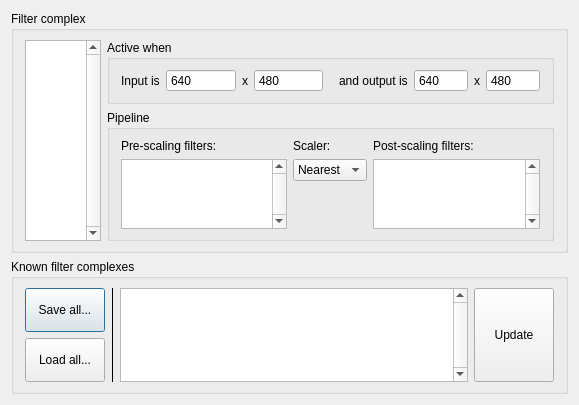
<?xml version="1.0" encoding="UTF-8"?>
<ui version="4.0">
 <class>FilterDialog</class>
 <widget class="QDialog" name="FilterDialog">
  <property name="geometry">
   <rect>
    <x>0</x>
    <y>0</y>
    <width>579</width>
    <height>405</height>
   </rect>
  </property>
  <property name="windowTitle">
   <string>Dialog</string>
  </property>
  <layout class="QVBoxLayout" name="verticalLayout_6" stretch="1,1">
   <item>
    <widget class="QGroupBox" name="groupBox_filterComplex">
     <property name="title">
      <string>Filter complex</string>
     </property>
     <layout class="QVBoxLayout" name="verticalLayout_5">
      <property name="leftMargin">
       <number>11</number>
      </property>
      <property name="rightMargin">
       <number>11</number>
      </property>
      <item>
       <layout class="QHBoxLayout" name="horizontalLayout_3" stretch="0,0">
        <item>
         <widget class="QFrame" name="frame">
          <layout class="QHBoxLayout" name="horizontalLayout_2" stretch="1">
           <property name="leftMargin">
            <number>0</number>
           </property>
           <property name="topMargin">
            <number>0</number>
           </property>
           <property name="rightMargin">
            <number>0</number>
           </property>
           <property name="bottomMargin">
            <number>0</number>
           </property>
           <item>
            <widget class="Widget_FilterList" name="listWidget_filterList">
             <property name="font">
              <font>
               <family>MS Shell Dlg 2</family>
               <pointsize>8</pointsize>
              </font>
             </property>
             <property name="frameShape">
              <enum>QFrame::StyledPanel</enum>
             </property>
             <property name="verticalScrollBarPolicy">
              <enum>Qt::ScrollBarAlwaysOn</enum>
             </property>
             <property name="horizontalScrollBarPolicy">
              <enum>Qt::ScrollBarAsNeeded</enum>
             </property>
             <property name="dragDropMode">
              <enum>QAbstractItemView::DragDrop</enum>
             </property>
             <property name="defaultDropAction">
              <enum>Qt::CopyAction</enum>
             </property>
            </widget>
           </item>
          </layout>
         </widget>
        </item>
        <item>
         <widget class="QFrame" name="frame_2">
          <layout class="QVBoxLayout" name="verticalLayout_9">
           <property name="leftMargin">
            <number>0</number>
           </property>
           <property name="topMargin">
            <number>0</number>
           </property>
           <property name="rightMargin">
            <number>0</number>
           </property>
           <property name="bottomMargin">
            <number>0</number>
           </property>
           <item>
            <widget class="QGroupBox" name="groupBox_2">
             <property name="title">
              <string>Active when</string>
             </property>
             <layout class="QHBoxLayout" name="horizontalLayout_9">
              <property name="leftMargin">
               <number>11</number>
              </property>
              <property name="rightMargin">
               <number>11</number>
              </property>
              <item>
               <layout class="QHBoxLayout" name="horizontalLayout_7">
                <item>
                 <widget class="QLabel" name="label_4">
                  <property name="text">
                   <string>Input is</string>
                  </property>
                 </widget>
                </item>
                <item>
                 <layout class="QHBoxLayout" name="horizontalLayout_4">
                  <item>
                   <widget class="QSpinBox" name="spinBox_inputX">
                    <property name="sizePolicy">
                     <sizepolicy hsizetype="Expanding" vsizetype="Fixed">
                      <horstretch>0</horstretch>
                      <verstretch>0</verstretch>
                     </sizepolicy>
                    </property>
                    <property name="buttonSymbols">
                     <enum>QAbstractSpinBox::NoButtons</enum>
                    </property>
                    <property name="maximum">
                     <number>1000</number>
                    </property>
                    <property name="value">
                     <number>640</number>
                    </property>
                   </widget>
                  </item>
                  <item>
                   <widget class="QLabel" name="label_5">
                    <property name="sizePolicy">
                     <sizepolicy hsizetype="Maximum" vsizetype="Preferred">
                      <horstretch>0</horstretch>
                      <verstretch>0</verstretch>
                     </sizepolicy>
                    </property>
                    <property name="text">
                     <string>x</string>
                    </property>
                    <property name="alignment">
                     <set>Qt::AlignCenter</set>
                    </property>
                   </widget>
                  </item>
                  <item>
                   <widget class="QSpinBox" name="spinBox_inputY">
                    <property name="sizePolicy">
                     <sizepolicy hsizetype="Expanding" vsizetype="Fixed">
                      <horstretch>0</horstretch>
                      <verstretch>0</verstretch>
                     </sizepolicy>
                    </property>
                    <property name="buttonSymbols">
                     <enum>QAbstractSpinBox::NoButtons</enum>
                    </property>
                    <property name="maximum">
                     <number>1000</number>
                    </property>
                    <property name="value">
                     <number>480</number>
                    </property>
                   </widget>
                  </item>
                 </layout>
                </item>
               </layout>
              </item>
              <item>
               <spacer name="horizontalSpacer">
                <property name="orientation">
                 <enum>Qt::Horizontal</enum>
                </property>
                <property name="sizeType">
                 <enum>QSizePolicy::Fixed</enum>
                </property>
                <property name="sizeHint" stdset="0">
                 <size>
                  <width>10</width>
                  <height>20</height>
                 </size>
                </property>
               </spacer>
              </item>
              <item>
               <layout class="QHBoxLayout" name="horizontalLayout_8">
                <item>
                 <widget class="QLabel" name="label_6">
                  <property name="text">
                   <string>and output is</string>
                  </property>
                 </widget>
                </item>
                <item>
                 <layout class="QHBoxLayout" name="horizontalLayout_5">
                  <item>
                   <widget class="QSpinBox" name="spinBox_outputX">
                    <property name="sizePolicy">
                     <sizepolicy hsizetype="Expanding" vsizetype="Fixed">
                      <horstretch>0</horstretch>
                      <verstretch>0</verstretch>
                     </sizepolicy>
                    </property>
                    <property name="buttonSymbols">
                     <enum>QAbstractSpinBox::NoButtons</enum>
                    </property>
                    <property name="maximum">
                     <number>1000</number>
                    </property>
                    <property name="value">
                     <number>640</number>
                    </property>
                   </widget>
                  </item>
                  <item>
                   <widget class="QLabel" name="label_7">
                    <property name="sizePolicy">
                     <sizepolicy hsizetype="Maximum" vsizetype="Preferred">
                      <horstretch>0</horstretch>
                      <verstretch>0</verstretch>
                     </sizepolicy>
                    </property>
                    <property name="text">
                     <string>x</string>
                    </property>
                    <property name="alignment">
                     <set>Qt::AlignCenter</set>
                    </property>
                   </widget>
                  </item>
                  <item>
                   <widget class="QSpinBox" name="spinBox_outputY">
                    <property name="sizePolicy">
                     <sizepolicy hsizetype="Expanding" vsizetype="Fixed">
                      <horstretch>0</horstretch>
                      <verstretch>0</verstretch>
                     </sizepolicy>
                    </property>
                    <property name="buttonSymbols">
                     <enum>QAbstractSpinBox::NoButtons</enum>
                    </property>
                    <property name="maximum">
                     <number>1000</number>
                    </property>
                    <property name="value">
                     <number>480</number>
                    </property>
                   </widget>
                  </item>
                 </layout>
                </item>
               </layout>
              </item>
             </layout>
            </widget>
           </item>
           <item>
            <widget class="QGroupBox" name="groupBox_5">
             <property name="title">
              <string>Pipeline</string>
             </property>
             <layout class="QHBoxLayout" name="horizontalLayout">
              <property name="leftMargin">
               <number>11</number>
              </property>
              <property name="rightMargin">
               <number>11</number>
              </property>
              <item>
               <layout class="QVBoxLayout" name="verticalLayout">
                <property name="spacing">
                 <number>6</number>
                </property>
                <item>
                 <widget class="QLabel" name="label_3">
                  <property name="text">
                   <string>Pre-scaling filters:</string>
                  </property>
                 </widget>
                </item>
                <item>
                 <widget class="QListWidget" name="listWidget_preFilters">
                  <property name="font">
                   <font>
                    <family>MS Shell Dlg 2</family>
                    <pointsize>8</pointsize>
                   </font>
                  </property>
                  <property name="verticalScrollBarPolicy">
                   <enum>Qt::ScrollBarAlwaysOn</enum>
                  </property>
                  <property name="horizontalScrollBarPolicy">
                   <enum>Qt::ScrollBarAsNeeded</enum>
                  </property>
                  <property name="dragEnabled">
                   <bool>true</bool>
                  </property>
                  <property name="dragDropMode">
                   <enum>QAbstractItemView::DragDrop</enum>
                  </property>
                  <property name="defaultDropAction">
                   <enum>Qt::MoveAction</enum>
                  </property>
                  <property name="alternatingRowColors">
                   <bool>false</bool>
                  </property>
                  <property name="selectionBehavior">
                   <enum>QAbstractItemView::SelectItems</enum>
                  </property>
                 </widget>
                </item>
               </layout>
              </item>
              <item>
               <layout class="QVBoxLayout" name="verticalLayout_3">
                <property name="spacing">
                 <number>6</number>
                </property>
                <item>
                 <widget class="QLabel" name="label_2">
                  <property name="text">
                   <string>Scaler:</string>
                  </property>
                 </widget>
                </item>
                <item>
                 <widget class="QComboBox" name="comboBox_scaler">
                  <property name="sizePolicy">
                   <sizepolicy hsizetype="Fixed" vsizetype="Expanding">
                    <horstretch>0</horstretch>
                    <verstretch>0</verstretch>
                   </sizepolicy>
                  </property>
                  <item>
                   <property name="text">
                    <string>Nearest</string>
                   </property>
                  </item>
                  <item>
                   <property name="text">
                    <string>Linear</string>
                   </property>
                  </item>
                  <item>
                   <property name="text">
                    <string>Area</string>
                   </property>
                  </item>
                 </widget>
                </item>
                <item>
                 <spacer name="verticalSpacer">
                  <property name="orientation">
                   <enum>Qt::Vertical</enum>
                  </property>
                  <property name="sizeHint" stdset="0">
                   <size>
                    <width>20</width>
                    <height>9999</height>
                   </size>
                  </property>
                 </spacer>
                </item>
               </layout>
              </item>
              <item>
               <layout class="QVBoxLayout" name="verticalLayout_4">
                <property name="spacing">
                 <number>6</number>
                </property>
                <item>
                 <widget class="QLabel" name="label">
                  <property name="text">
                   <string>Post-scaling filters:</string>
                  </property>
                 </widget>
                </item>
                <item>
                 <widget class="QListWidget" name="listWidget_postFilters">
                  <property name="font">
                   <font>
                    <family>MS Shell Dlg 2</family>
                    <pointsize>8</pointsize>
                   </font>
                  </property>
                  <property name="verticalScrollBarPolicy">
                   <enum>Qt::ScrollBarAlwaysOn</enum>
                  </property>
                  <property name="dragEnabled">
                   <bool>true</bool>
                  </property>
                  <property name="dragDropMode">
                   <enum>QAbstractItemView::DragDrop</enum>
                  </property>
                  <property name="defaultDropAction">
                   <enum>Qt::MoveAction</enum>
                  </property>
                  <property name="alternatingRowColors">
                   <bool>false</bool>
                  </property>
                  <property name="selectionBehavior">
                   <enum>QAbstractItemView::SelectItems</enum>
                  </property>
                 </widget>
                </item>
               </layout>
              </item>
             </layout>
            </widget>
           </item>
          </layout>
         </widget>
        </item>
       </layout>
      </item>
     </layout>
    </widget>
   </item>
   <item>
    <widget class="QGroupBox" name="groupBox_knownComplexes">
     <property name="title">
      <string>Known filter complexes</string>
     </property>
     <layout class="QHBoxLayout" name="horizontalLayout_6">
      <property name="leftMargin">
       <number>11</number>
      </property>
      <property name="rightMargin">
       <number>11</number>
      </property>
      <item>
       <layout class="QVBoxLayout" name="verticalLayout_7">
        <item>
         <widget class="QPushButton" name="pushButton_saveAll">
          <property name="sizePolicy">
           <sizepolicy hsizetype="Minimum" vsizetype="Expanding">
            <horstretch>0</horstretch>
            <verstretch>0</verstretch>
           </sizepolicy>
          </property>
          <property name="text">
           <string>Save all...</string>
          </property>
         </widget>
        </item>
        <item>
         <widget class="QPushButton" name="pushButton_loadAll">
          <property name="sizePolicy">
           <sizepolicy hsizetype="Minimum" vsizetype="Expanding">
            <horstretch>0</horstretch>
            <verstretch>0</verstretch>
           </sizepolicy>
          </property>
          <property name="text">
           <string>Load all...</string>
          </property>
         </widget>
        </item>
       </layout>
      </item>
      <item>
       <widget class="Line" name="line">
        <property name="frameShadow">
         <enum>QFrame::Plain</enum>
        </property>
        <property name="orientation">
         <enum>Qt::Vertical</enum>
        </property>
       </widget>
      </item>
      <item>
       <widget class="Widget_FilterComplexList" name="listWidget_complexList">
        <property name="font">
         <font>
          <family>MS Shell Dlg 2</family>
          <pointsize>8</pointsize>
         </font>
        </property>
        <property name="verticalScrollBarPolicy">
         <enum>Qt::ScrollBarAlwaysOn</enum>
        </property>
        <property name="alternatingRowColors">
         <bool>false</bool>
        </property>
       </widget>
      </item>
      <item>
       <layout class="QVBoxLayout" name="verticalLayout_2" stretch="2">
        <item>
         <widget class="QPushButton" name="pushButton_updateComplex">
          <property name="sizePolicy">
           <sizepolicy hsizetype="Minimum" vsizetype="Expanding">
            <horstretch>0</horstretch>
            <verstretch>0</verstretch>
           </sizepolicy>
          </property>
          <property name="text">
           <string>Update</string>
          </property>
         </widget>
        </item>
       </layout>
      </item>
     </layout>
    </widget>
   </item>
  </layout>
 </widget>
 <customwidgets>
  <customwidget>
   <class>Widget_FilterList</class>
   <extends>QListWidget</extends>
   <header>dw_filter_list.h</header>
  </customwidget>
  <customwidget>
   <class>Widget_FilterComplexList</class>
   <extends>QListWidget</extends>
   <header>dw_filter_complex_list.h</header>
  </customwidget>
 </customwidgets>
 <resources/>
 <connections/>
</ui>
